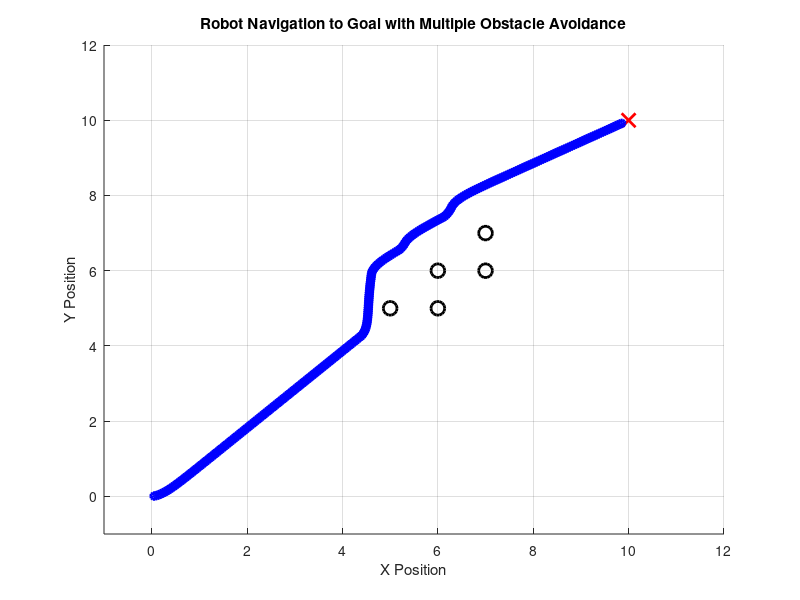

This chart was generated by the following MATLAB code:
% Robot Navigation to a Goal using Odometry-based Motion Model with Multiple Obstacle Avoidance

% Initialize the robot's pose: [x, y, theta]
robot_pose = [0, 0, 0]; % Starting at the origin facing right (0 radians)
goal = [10, 10]; % Goal position
dt = 0.1; % Time step
linear_velocity = 0.5; % Constant linear velocity

% Define multiple obstacles as a matrix where each row is an obstacle [x, y]
obstacles = [5,5;6,5;6,6;7,7;7,6]; 

% Define the radius of each obstacle
obstacle_radius = 0.5; % Radius of the obstacles

% Initialize the plot
figure;
hold on;
grid on;
xlim([-1, 12]); % Set x-axis limits
ylim([-1, 12]); % Set y-axis limits
title('Robot Navigation to Goal with Multiple Obstacle Avoidance');
xlabel('X Position');
ylabel('Y Position');
plot(goal(1), goal(2), 'rx', 'MarkerSize', 10, 'LineWidth', 2); % Plot the goal
plot(obstacles(:, 1), obstacles(:, 2), 'ko', 'MarkerSize', 10, 'LineWidth', 2); % Plot each obstacle% Plot all obstacles

% Navigation loop
while norm(robot_pose(1:2) - goal(1:2)) > 0.2
    % Calculate the direction to the goal
    direction_to_goal = atan2(goal(2) - robot_pose(2), goal(1) - robot_pose(1));
    
    % Calculate the angle error
    error_angle = direction_to_goal - robot_pose(3);
    
    % Normalize the error angle to the range [-pi, pi]
    error_angle = atan2(sin(error_angle), cos(error_angle));
    
    % Initialize a variable to track whether an obstacle is detected
    obstacle_detected = false;

    % Check distances to all obstacles
    for i = 1:size(obstacles, 1)
        distance_to_obstacle = norm(robot_pose(1:2) - obstacles(i, :));
        
        % If the robot is close to an obstacle, adjust its path
        if distance_to_obstacle < obstacle_radius + 0.5 % 0.5 is the safety distance
            obstacle_detected = true; % Set flag
            % Calculate the avoidance direction
            avoidance_direction = atan2(robot_pose(2) - obstacles(i, 2), robot_pose(1) - obstacles(i, 1));
            % Adjust the error angle to steer away from the obstacle
            error_angle = error_angle + pi/4; % Turn 45 degrees away from the obstacle
        end
    end

    % Calculate the angular velocity
    angular_velocity = 2 * error_angle; % Proportional control for angular velocity

    % Update the robot's pose
    robot_pose(3) = robot_pose(3) + angular_velocity * dt; % Update theta
    robot_pose(1) = robot_pose(1) + linear_velocity * cos(robot_pose(3)) * dt; % Update x
    robot_pose(2) = robot_pose(2) + linear_velocity * sin(robot_pose(3)) * dt; % Update y

    % Plot the robot's current position
    plot(robot_pose(1), robot_pose(2), 'bo', 'MarkerSize', 5, 'LineWidth',2);
    pause(dt); % Pause for a moment to visualize the motion
end

disp('Goal reached!');
hold off; % Release the plot hold